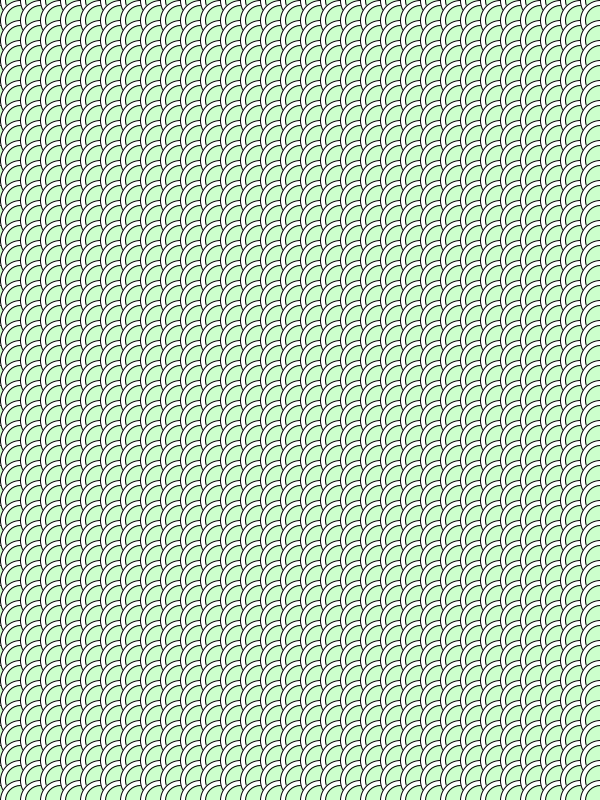
Frame 1 (no input)
Frame 60 (the mouse pressed at the canvas centre just before this capture): identical to frame 1, image omitted
Frame 120 (the mouse held since frame 60 and released just before this capture): identical to frame 1, image omitted

The Processing sketch that drew this single still picture (run headless with seeded random() and noise(); from frame 60 on, the mouse is pressed at the canvas centre):

// Processing sketch: fishscales
// ── fishscales.pde
int x = 0;
int y =0;

void setup() {
  size(600, 800);
  smooth();
}

void draw() {
  for (int x = 0; x<=width; x+=20) {
    for (int y=0; y<=height; y+=20) {
      fill(255);
      ellipse(x, y, 40, 40);
      fill(204, 255, 204);
      ellipse(x, y, 30, 30);
    }
  }
}
